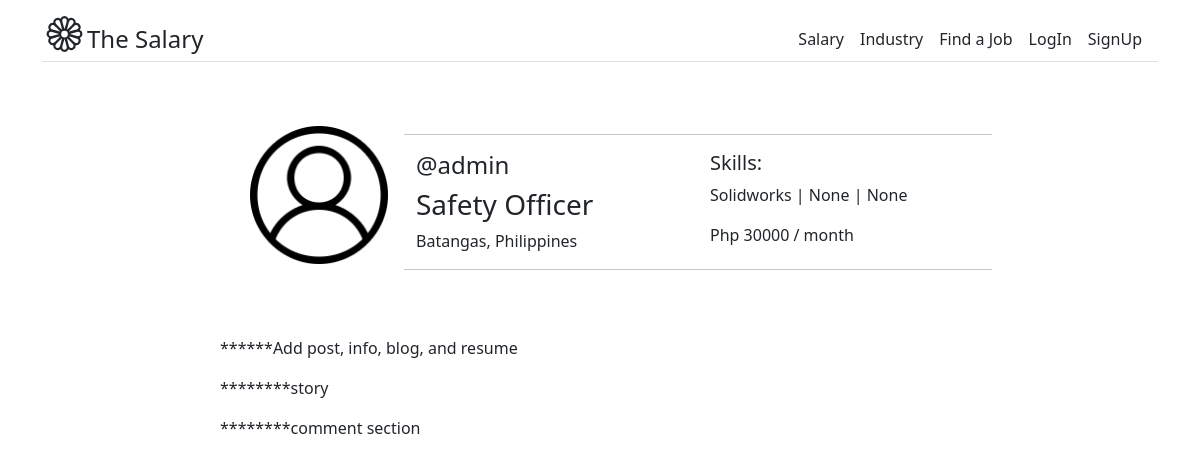
The app's page /salary/salary-post/1/, older data.
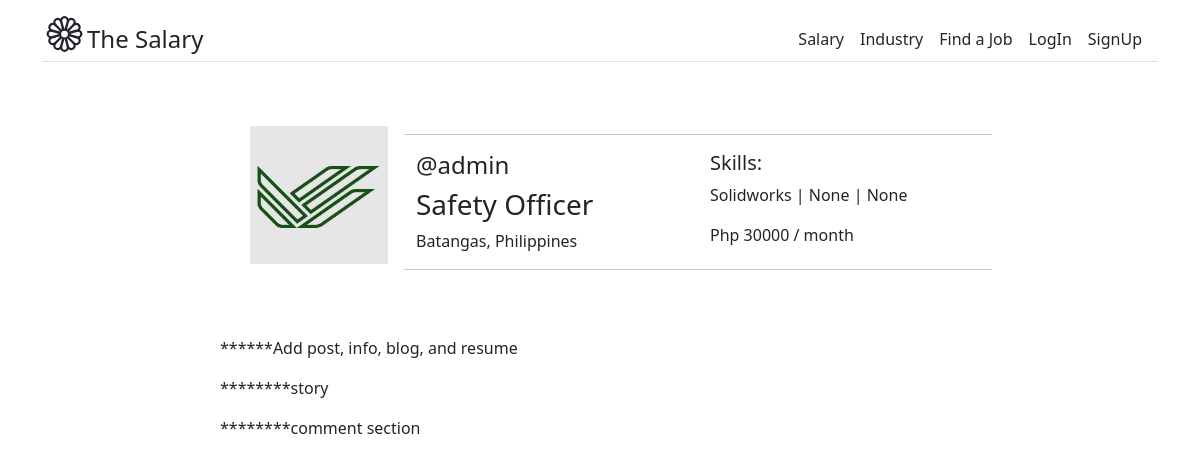
The same page, newer data.
### account/models.py (models this page shows, shortened)
class UserProfile(models.Model):
    DEGREE_PROGRAM = [
        ('ME','Mechanical Engineering'),
        ('CE','Civil Engineering'),
        ('EE','Electrical Engineering'),
        ('ECE','Electronics and Communication Engineering'),
        ('ChE','Chemical Engineering'),
    ]
    GENDER = [
        ('M','Male'),
        ('F','Female'),
        ('U','Undefined')
    ]
    CIVIL_STATUS = [
        ('Single','Single'),
        ('Married','Married'),
        ('Divorced','Divorced'),
    ]
    position                    = models.CharField(max_length=50, null=False, blank=False)
    degree_program              = models.CharField(max_length=5, choices=DEGREE_PROGRAM, null=False, blank=False)
    gender                      = models.CharField(max_length=1, choices=GENDER)
    civil_status                = models.CharField(max_length=10, choices=CIVIL_STATUS)
    yoe                         = models.PositiveSmallIntegerField(null=False, blank=False)
    tool_1                      = models.CharField(max_length=20, null=False, blank=False)
    tool_2                      = models.CharField(max_length=20, null=True, blank=True)
    tool_3                      = models.CharField(max_length=20, null=True, blank=True)
    salary                      = models.PositiveIntegerField(null=False, blank=False)
    location                    = models.CharField(max_length=50, null=False, blank=False)
    industry                    = models.ForeignKey(Industry, on_delete=models.CASCADE)
    user                        = models.OneToOneField(CustomUser, on_delete=models.CASCADE)
    created                     = models.DateTimeField(auto_now_add=True)
    updated                     = models.DateTimeField(auto_now=True)
    class Meta:
        verbose_name            = 'Salary Info'
        verbose_name_plural     = 'Salary Info'

class CustomUser(AbstractBaseUser, PermissionsMixin):
    email           = models.EmailField(_('Email Address'), unique=True)
    username        = models.CharField(max_length=15, unique=True, blank=True, null=True)
    profile_picture = models.ImageField(upload_to='media/images/', default='user.png')
    first_name      = models.CharField(max_length=20)
    last_name       = models.CharField(max_length=20)
    birthday        = models.DateField(null=True, blank=True)
    is_anonymous    = models.BooleanField(default=True)
    is_recruiter    = models.BooleanField(default=False)
    is_common_user  = models.BooleanField(default=True)
    is_active       = models.BooleanField(default=True)
    is_staff        = models.BooleanField(default=False)
    is_superuser    = models.BooleanField(default=False)
    date_created    = models.DateTimeField(auto_now_add=True)
    USERNAME_FIELD  = 'email'
    REQUIRED_FIELDS = ['username', 'first_name', 'last_name']
    objects = CustomUserManager()
    class Meta:
        verbose_name            = 'Account'
        verbose_name_plural     = 'Accounts'

### salary/views.py (the view)
# urls.py: path('salary-post/<int:pk>/', SalaryPostDetail.as_view(), name='salary_post_detail'),
class SalaryPostDetail(DetailView):
    template_name = 'salary_blog/salary_post_detail.html'
    context_object_name = 'post'
    queryset = UserProfile.objects.all()

### templates/salary_blog/salary_post_detail.html (shortened to what this page needs)
{% extends 'base.html' %}
{% block content %}
<div class="container col-8 mt-5">
    <div class="row">
        <div class="col-3">
            <img src="{{post.user.profile_picture.url}}" style="width: 80%; position: relative; left: 30px;" alt="">
        </div>
        <div class="col-9">
            <div class="row pt-2">
                <hr>
                <div class="col-6">
                    <h4>@{{post.user.username}}</h4>
                    <h3>{{post.position}}</h3>
                    <p>{{post.location}}</p>
                </div>
                <div class="col-6">
                    <h5>Skills: </h5>
                    <p>{{post.tool_1}} | {{post.tool_2}} | {{post.tool_3}}</p>
                    <p>Php {{post.salary}} / month</p>
                </div>
                <hr>
            </div>
        </div>
    </div>
    <p style="padding-top: 50px;">******Add post, info, blog, and resume</p>
    <p>********story</p>
    <p>********comment section</p>
</div>
{% endblock %}

Row changes from the older to the newer data that the page shows:
changed through a linked row, UserProfile "Safety Officer": user.profile_picture: picture added in place of a placeholder
